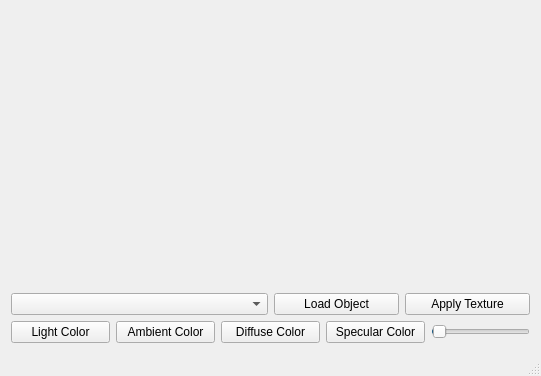
<?xml version="1.0" encoding="UTF-8"?>
<ui version="4.0">
 <class>MainWindow</class>
 <widget class="QMainWindow" name="MainWindow">
  <property name="geometry">
   <rect>
    <x>0</x>
    <y>0</y>
    <width>541</width>
    <height>376</height>
   </rect>
  </property>
  <property name="windowTitle">
   <string>MainWindow</string>
  </property>
  <widget class="QWidget" name="centralWidget">
   <layout class="QVBoxLayout" name="verticalLayout">
    <item>
     <widget class="WidgetOpenGLDraw" name="widget" native="true"/>
    </item>
    <item>
     <layout class="QHBoxLayout" name="horizontalLayout">
      <item>
       <widget class="QComboBox" name="objectSelection">
        <property name="focusPolicy">
         <enum>Qt::NoFocus</enum>
        </property>
       </widget>
      </item>
      <item>
       <layout class="QHBoxLayout" name="horizontalLayout_2">
        <item>
         <widget class="QPushButton" name="loadObjectButton">
          <property name="focusPolicy">
           <enum>Qt::NoFocus</enum>
          </property>
          <property name="toolTip">
           <string>Load models from OBJ files</string>
          </property>
          <property name="text">
           <string>Load Object</string>
          </property>
         </widget>
        </item>
        <item>
         <widget class="QPushButton" name="applyTextureButton">
          <property name="focusPolicy">
           <enum>Qt::TabFocus</enum>
          </property>
          <property name="toolTip">
           <string>Apply a texture from a PNG/JPG file to selected object</string>
          </property>
          <property name="text">
           <string>Apply Texture</string>
          </property>
         </widget>
        </item>
       </layout>
      </item>
     </layout>
    </item>
    <item>
     <layout class="QHBoxLayout" name="horizontalLayout_3">
      <item>
       <widget class="QPushButton" name="lightColorButton">
        <property name="focusPolicy">
         <enum>Qt::NoFocus</enum>
        </property>
        <property name="toolTip">
         <string>Select color of the light</string>
        </property>
        <property name="text">
         <string>Light Color</string>
        </property>
       </widget>
      </item>
      <item>
       <widget class="QPushButton" name="objectAmbientColorButton">
        <property name="focusPolicy">
         <enum>Qt::NoFocus</enum>
        </property>
        <property name="toolTip">
         <string>Select ambient color of selected object</string>
        </property>
        <property name="text">
         <string>Ambient Color</string>
        </property>
       </widget>
      </item>
      <item>
       <widget class="QPushButton" name="objectDiffuseColorButton">
        <property name="focusPolicy">
         <enum>Qt::NoFocus</enum>
        </property>
        <property name="toolTip">
         <string>Select diffuse color of selected object</string>
        </property>
        <property name="text">
         <string>Diffuse Color</string>
        </property>
       </widget>
      </item>
      <item>
       <widget class="QPushButton" name="objectSpecularColorButton">
        <property name="focusPolicy">
         <enum>Qt::NoFocus</enum>
        </property>
        <property name="toolTip">
         <string>Select specular color of selected object</string>
        </property>
        <property name="text">
         <string>Specular Color</string>
        </property>
       </widget>
      </item>
      <item>
       <widget class="QSlider" name="objectSpecularPowerSlider">
        <property name="sizePolicy">
         <sizepolicy hsizetype="Minimum" vsizetype="Minimum">
          <horstretch>0</horstretch>
          <verstretch>0</verstretch>
         </sizepolicy>
        </property>
        <property name="maximumSize">
         <size>
          <width>16777215</width>
          <height>15</height>
         </size>
        </property>
        <property name="focusPolicy">
         <enum>Qt::NoFocus</enum>
        </property>
        <property name="toolTip">
         <string>Set specular power (shininess factor) selected object</string>
        </property>
        <property name="minimum">
         <number>1</number>
        </property>
        <property name="maximum">
         <number>1000</number>
        </property>
        <property name="value">
         <number>10</number>
        </property>
        <property name="orientation">
         <enum>Qt::Horizontal</enum>
        </property>
       </widget>
      </item>
     </layout>
    </item>
   </layout>
  </widget>
  <widget class="QStatusBar" name="statusBar"/>
 </widget>
 <layoutdefault spacing="6" margin="11"/>
 <customwidgets>
  <customwidget>
   <class>WidgetOpenGLDraw</class>
   <extends>QWidget</extends>
   <header>widgetopengldraw.h</header>
   <container>1</container>
  </customwidget>
 </customwidgets>
 <resources/>
 <connections/>
</ui>
